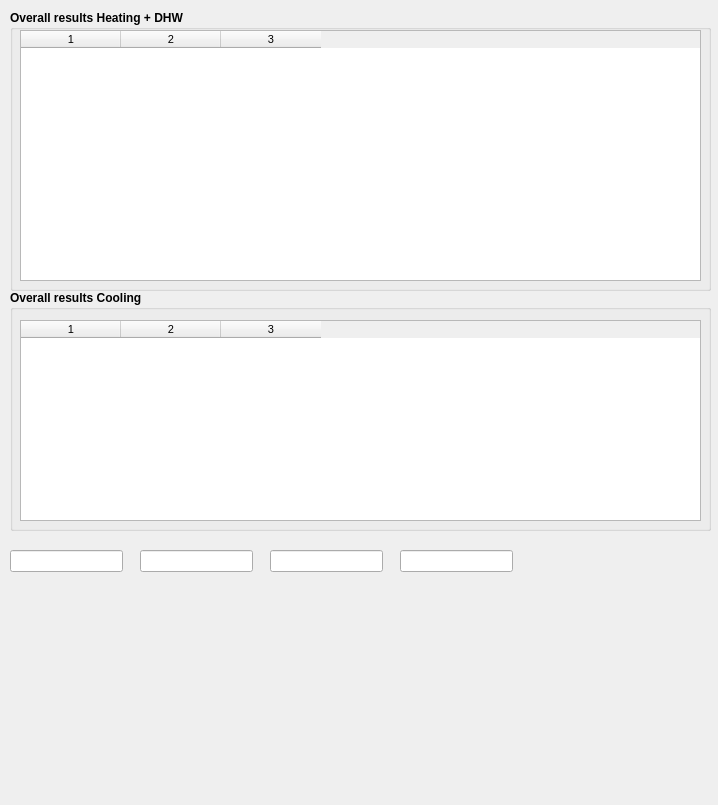
<?xml version="1.0" encoding="UTF-8"?>
<ui version="4.0">
 <class>frmPag2</class>
 <widget class="QWidget" name="frmPag2">
  <property name="geometry">
   <rect>
    <x>0</x>
    <y>0</y>
    <width>718</width>
    <height>805</height>
   </rect>
  </property>
  <property name="windowTitle">
   <string>Form</string>
  </property>
  <property name="windowIcon">
   <iconset resource="resources.qrc">
    <normaloff>:/images/wizard.png</normaloff>:/images/wizard.png</iconset>
  </property>
  <widget class="QGroupBox" name="groupBoxCoverage">
   <property name="geometry">
    <rect>
     <x>10</x>
     <y>10</y>
     <width>701</width>
     <height>281</height>
    </rect>
   </property>
   <property name="font">
    <font>
     <weight>75</weight>
     <bold>true</bold>
    </font>
   </property>
   <property name="title">
    <string>Overall results Heating + DHW</string>
   </property>
   <widget class="QTableWidget" name="tableWidgetOverallResultsHeatingDHW">
    <property name="geometry">
     <rect>
      <x>10</x>
      <y>20</y>
      <width>681</width>
      <height>251</height>
     </rect>
    </property>
    <property name="font">
     <font>
      <pointsize>8</pointsize>
      <weight>50</weight>
      <bold>false</bold>
     </font>
    </property>
    <property name="styleSheet">
     <string notr="true"/>
    </property>
    <property name="editTriggers">
     <set>QAbstractItemView::NoEditTriggers</set>
    </property>
    <property name="columnCount">
     <number>3</number>
    </property>
    <column/>
    <column/>
    <column/>
   </widget>
  </widget>
  <widget class="QGroupBox" name="groupBoxCoverage_2">
   <property name="geometry">
    <rect>
     <x>10</x>
     <y>290</y>
     <width>701</width>
     <height>241</height>
    </rect>
   </property>
   <property name="font">
    <font>
     <weight>75</weight>
     <bold>true</bold>
    </font>
   </property>
   <property name="title">
    <string>Overall results Cooling</string>
   </property>
   <widget class="QTableWidget" name="tableWidgetOverallResultsCOOLING">
    <property name="geometry">
     <rect>
      <x>10</x>
      <y>30</y>
      <width>681</width>
      <height>201</height>
     </rect>
    </property>
    <property name="font">
     <font>
      <pointsize>8</pointsize>
      <weight>50</weight>
      <bold>false</bold>
     </font>
    </property>
    <property name="autoFillBackground">
     <bool>false</bool>
    </property>
    <property name="styleSheet">
     <string notr="true"/>
    </property>
    <property name="editTriggers">
     <set>QAbstractItemView::NoEditTriggers</set>
    </property>
    <property name="columnCount">
     <number>3</number>
    </property>
    <column/>
    <column/>
    <column/>
   </widget>
  </widget>
  <widget class="QLineEdit" name="lineEditOverallHEATING_DHW">
   <property name="geometry">
    <rect>
     <x>10</x>
     <y>550</y>
     <width>113</width>
     <height>22</height>
    </rect>
   </property>
  </widget>
  <widget class="QLineEdit" name="lineEditOverallCOOLING">
   <property name="geometry">
    <rect>
     <x>140</x>
     <y>550</y>
     <width>113</width>
     <height>22</height>
    </rect>
   </property>
  </widget>
  <widget class="QLineEdit" name="lineEditFinalResultsHEATING_DHW">
   <property name="geometry">
    <rect>
     <x>270</x>
     <y>550</y>
     <width>113</width>
     <height>22</height>
    </rect>
   </property>
  </widget>
  <widget class="QLineEdit" name="lineEditFinalResultsCOOLING">
   <property name="geometry">
    <rect>
     <x>400</x>
     <y>550</y>
     <width>113</width>
     <height>22</height>
    </rect>
   </property>
  </widget>
 </widget>
 <resources>
 </resources>
 <connections/>
</ui>
